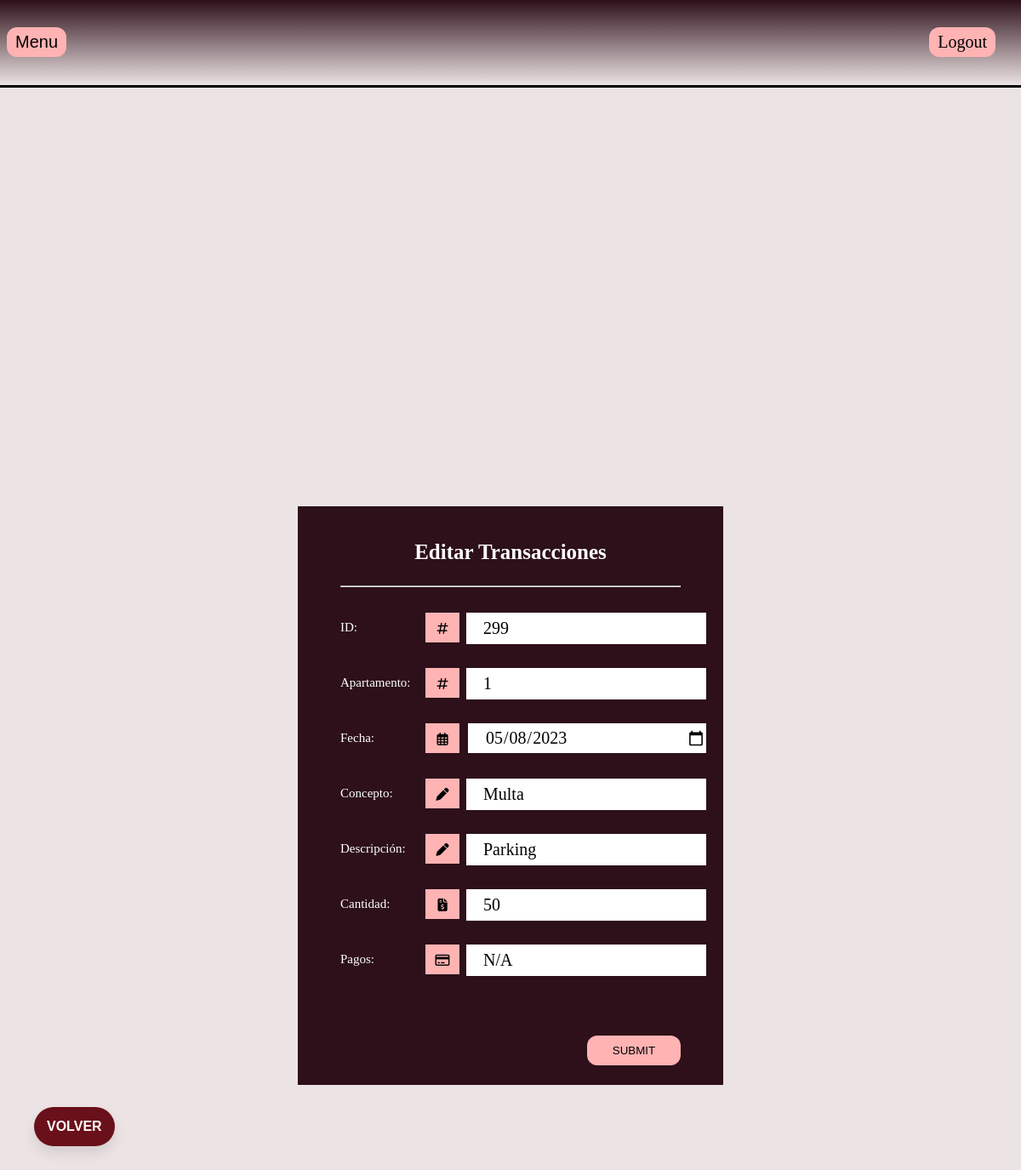
The page /editarTransacciones.php?IdTransaccion=299 (signed in) on the database its author committed.
### tables this page shows
CREATE TABLE `transacciones` (
  `IdTransaccion` int(11) NOT NULL,
  `NumApartamento` varchar(500) NOT NULL,
  `Fecha` date NOT NULL,
  `Concepto` varchar(50) NOT NULL,
  `Descripcion` varchar(50) NOT NULL,
  `Cantidad` double NOT NULL,
  `MetodoPago` varchar(50) NOT NULL
);

### editarTransacciones.php (the view, shortened to what this page needs)
<?php
    include("dbconnect.php");
?>
<?php
	$result = mysqli_query($db,"SELECT * FROM transacciones WHERE IdTransaccion='" . $_GET['IdTransaccion'] . "'");
	$row=mysqli_fetch_array($result);
?>
<!DOCTYPE html>
<?php
include('adminheader.php')
?>
<html>
<body>
<head>
	<link rel="stylesheet" href="styles.css">
</head>
<body class="maincontent">
<div class="container4">
<h3 class="headerUsuario" style="color: white">Editar Transacciones</h3>
		<hr class="break">
	<div class="form">
	<form  method="post" action="" >
			<div class="box">
		<label  for="IdTransaccion" class="fl fontLabel">ID:</label>
		<div class="new iconBox">
			<i class="fa-regular fa-hashtag"  aria-hidden="true"  ></i>
          </div>
		  <div class="fr">
    					<input type="text" name="IdTransaccion" placeholder="IdTransaccion"
              class="textBox" autofocus="on" value="<?php echo $row['IdTransaccion']; ?>" readonly>
    			</div>
    		</div>
					<div class="box">
		<label  for="NumApartamento" class="fl fontLabel">Apartamento:</label>
		<div class="new iconBox">
			<i class="fa-regular fa-hashtag"  aria-hidden="true"  ></i>
          </div>
		  <div class="fr">
    					<input type="text" name="NumApartamento" placeholder="Numero del Apartamento"
              class="textBox" autofocus="on" value="<?php echo $row['NumApartamento']; ?>" readonly>
    			</div>
    		</div>
					<div class="box">
		<label  for="Fecha" class="fl fontLabel">Fecha:</label>
		<div class="new iconBox">
			<i class="fa-regular fa-calendar-days"  aria-hidden="true"  ></i>
          </div>
		  <div class="fr">
    					<input type="date" name="Fecha" placeholder="Fecha"
              class="textBox" autofocus="on" required value="<?php echo $row['Fecha']; ?>">
    			</div>
    		</div>
			<div class="box">
		<label for="Concepto" class="fl fontLabel"> Concepto:</label>
		<div class="fl iconBox"><i class="fa-solid fa-pen" aria-hidden="true"></i>
		</div>
		<div class="fr">
			<input type="text" name="Concepto" placeholder="Concepto"
              class="textBox" autofocus="on" readonly value="<?php echo $row['Concepto']; ?>">
			</div>
    		</div>
				<div class="box">
		<label  for="Descripcion" class="fl fontLabel">Descripción:</label>
		<div class="new iconBox">
			<i class="fa-solid fa-pen"  aria-hidden="true"  ></i>
          </div>
		  <div class="fr">
    					<input type="text" name="Descripcion" placeholder="Descripcion"
              class="textBox" autofocus="on" required value="<?php echo $row['Descripcion']; ?>">
    			</div>
    		</div>
				<div class="box">
          <label for="Cantidad" class="fl fontLabel"> Cantidad: </label>
    			<div class="fl iconBox"><i class="fa-solid fa-file-invoice-dollar" aria-hidden="true"></i></i></div>
    			<div class="fr">
    					<input type="text" required name="Cantidad"  placeholder="Cantidad" class="textBox" value="<?php echo $row['Cantidad']; ?>">
    			</div>
    		</div>
				<div class="box">
          <label for="MetodoPago" class="fl fontLabel"> Pagos: </label>
    			<div class="fl iconBox"><i class="fa-regular fa-credit-card" aria-hidden="true"></i></i></div>
    			<div class="fr">
    					<input type="text" required name="MetodoPago"  placeholder="Cash, cheque, Tarjeta..." class="textBox" value="<?php echo $row['MetodoPago']; ?>">
    			</div>
    		</div>
<br><br><br><br>
		 <button class="submit2" type="submit" name="save">SUBMIT</button>
				</form>
		</div>
	</div>
<br>
	</div>
<form action="VerTransacciones.php">
	<button class="btn-flotante" type="volver" name="volver" >Volver</button>
<br><br></form>
</body>
</html>

### styles.css (style rules this page uses)
.maincontent { margin: 0px; width:100%; height:100%; float:left; position:absolute; background-color: #ece3e4; }
.container4 { background: #2D101A; width: 400px; height: 600px; padding-bottom: 20px; position: absolute; top:60%; left: 50%; transform: translate(-50%, -50%); margin: auto; padding: 60px 50px 20px 50px; }
.fl { float: left; width: 100px; line-height: 35px; }
.fontLabel { color: white; }
.box { width: 360px; height: 35px; margin-top: 10px; font-family: verdana; font-size: 12px; }
.fr { float: right; }
.box { width: 430px; height: 35px; margin-top: 30px; font-size: 15px; }
.textBox { height: 35px; width: 260px; border: none; padding-left: 20px; font-size:20px; font-family:Calibri; }
.new { float: left; }
.iconBox { height: 35px; width: 40px; line-height: 38px; text-align: center; background: #ffb3b3; }
.submit2 { float: right; display:block; margin-right: auto; margin-left:auto; border: none; color: black; width: 110px; height: 35px; background: #ffb3b3; text-transform: uppercase; cursor: pointer; border-radius: 12px; }
.headerUsuario { margin-top: -20px; color: white; text-align: center; font-size:25px; }
.btn-flotante { font-size: 16px; text-transform: uppercase; font-weight: bold; color: #ffffff; border-radius: 50px; border: none; background-color: #6a101a; padding: 14px 15px; position: fixed; bottom: 40px; left: 40px; transition: all 300ms ease 0ms; box-shadow: 0px 8px 15px rgba(0, 0, 0, 0.1); z-index: 99; }

### rows shown on the page
transacciones: IdTransaccion "299", NumApartamento "1", Fecha "05/08/2023", Concepto "Multa", Descripcion "Parking", Cantidad "50", MetodoPago "N/A"
